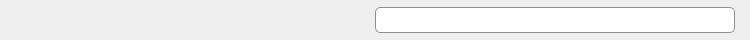
<?xml version="1.0" encoding="UTF-8"?>
<ui version="4.0">
 <class>AttributeCombobox</class>
 <widget class="QWidget" name="AttributeCombobox">
  <property name="geometry">
   <rect>
    <x>0</x>
    <y>0</y>
    <width>750</width>
    <height>40</height>
   </rect>
  </property>
  <property name="minimumSize">
   <size>
    <width>0</width>
    <height>40</height>
   </size>
  </property>
  <property name="maximumSize">
   <size>
    <width>16777215</width>
    <height>40</height>
   </size>
  </property>
  <layout class="QHBoxLayout" name="horizontalLayout_3">
   <property name="spacing">
    <number>10</number>
   </property>
   <property name="leftMargin">
    <number>15</number>
   </property>
   <property name="topMargin">
    <number>2</number>
   </property>
   <property name="rightMargin">
    <number>15</number>
   </property>
   <property name="bottomMargin">
    <number>2</number>
   </property>
   <item>
    <widget class="QLabel" name="num_attrib">
     <property name="minimumSize">
      <size>
       <width>50</width>
       <height>26</height>
      </size>
     </property>
     <property name="maximumSize">
      <size>
       <width>50</width>
       <height>26</height>
      </size>
     </property>
     <property name="font">
      <font>
       <family>Segoe UI</family>
       <pointsize>10</pointsize>
      </font>
     </property>
     <property name="alignment">
      <set>Qt::AlignCenter</set>
     </property>
    </widget>
   </item>
   <item>
    <widget class="QLabel" name="name_attrib">
     <property name="minimumSize">
      <size>
       <width>240</width>
       <height>26</height>
      </size>
     </property>
     <property name="maximumSize">
      <size>
       <width>240</width>
       <height>26</height>
      </size>
     </property>
     <property name="font">
      <font>
       <family>Segoe UI</family>
       <pointsize>10</pointsize>
       <weight>75</weight>
       <bold>true</bold>
      </font>
     </property>
    </widget>
   </item>
   <item>
    <widget class="QLabel" name="type_attrib">
     <property name="minimumSize">
      <size>
       <width>40</width>
       <height>26</height>
      </size>
     </property>
     <property name="maximumSize">
      <size>
       <width>40</width>
       <height>26</height>
      </size>
     </property>
     <property name="font">
      <font>
       <family>Segoe UI</family>
       <pointsize>9</pointsize>
       <weight>75</weight>
       <bold>true</bold>
      </font>
     </property>
     <property name="styleSheet">
      <string notr="true">QLabel{color: grey; }</string>
     </property>
     <property name="alignment">
      <set>Qt::AlignCenter</set>
     </property>
    </widget>
   </item>
   <item>
    <layout class="QHBoxLayout" name="combo_layer">
     <property name="spacing">
      <number>0</number>
     </property>
     <item>
      <widget class="QComboBox" name="value_attrib">
       <property name="minimumSize">
        <size>
         <width>100</width>
         <height>26</height>
        </size>
       </property>
       <property name="maximumSize">
        <size>
         <width>16777215</width>
         <height>26</height>
        </size>
       </property>
       <property name="font">
        <font>
         <family>Segoe UI</family>
         <pointsize>10</pointsize>
        </font>
       </property>
       <property name="focusPolicy">
        <enum>Qt::StrongFocus</enum>
       </property>
       <property name="styleSheet">
        <string notr="true">QComboBox { border: 1px solid #8f8f91; border-right-width: 0px; padding-right: 1px; border-top-left-radius:5px; border-bottom-left-radius:5px; padding-left: 5px; }
QComboBox::drop-down{width: 27px; padding-left: 1px; padding-right: 1px; background-color: #FFFFFF; }
QComboBox::drop-down:hover{border: 1px solid #8f8f91; border-top-width: 0px; border-bottom-width: 0px; padding: 0px; background-color: qlineargradient(spread:pad, x1:0, y1:0, x2:0, y2:1, stop:0 #F8F8F8, stop:1 #8FADCC); }
QComboBox::drop-down:pressed{border: 1px solid #8f8f91; border-top-width: 0px; border-bottom-width: 0px; padding: 0px; background-color: qlineargradient(spread:pad, x1:0, y1:0, x2:0, y2:1, stop:0 #8FADCC, stop:1 #F8F8F8); }
QComboBox::down-arrow {image: url(:/Images/spin_down.svg); width: 12px; height: 12px; }
QComboBox QAbstractItemView{background-color:#FFFFFF; }
QFontComboBox QAbstractItemView::item:hover {background: #BAD0E7; }</string>
       </property>
       <property name="editable">
        <bool>true</bool>
       </property>
      </widget>
     </item>
     <item>
      <widget class="QLabel" name="index_attrib">
       <property name="minimumSize">
        <size>
         <width>40</width>
         <height>26</height>
        </size>
       </property>
       <property name="maximumSize">
        <size>
         <width>40</width>
         <height>26</height>
        </size>
       </property>
       <property name="font">
        <font>
         <family>Segoe UI</family>
         <pointsize>9</pointsize>
         <weight>75</weight>
         <bold>true</bold>
        </font>
       </property>
       <property name="focusPolicy">
        <enum>Qt::NoFocus</enum>
       </property>
       <property name="toolTip">
        <string>Index de l'élément choisi</string>
       </property>
       <property name="styleSheet">
        <string notr="true">QLabel{border: 1px solid #8f8f91; border-left-width: 0px; padding-left: 1px; border-right-width: 0px; padding-right: 1px; color: grey; background-color:#FFFFFF; }</string>
       </property>
       <property name="alignment">
        <set>Qt::AlignCenter</set>
       </property>
      </widget>
     </item>
     <item>
      <widget class="QPushButton" name="lock_attrib">
       <property name="enabled">
        <bool>false</bool>
       </property>
       <property name="minimumSize">
        <size>
         <width>40</width>
         <height>26</height>
        </size>
       </property>
       <property name="maximumSize">
        <size>
         <width>40</width>
         <height>26</height>
        </size>
       </property>
       <property name="font">
        <font>
         <family>Segoe UI</family>
         <pointsize>10</pointsize>
        </font>
       </property>
       <property name="focusPolicy">
        <enum>Qt::NoFocus</enum>
       </property>
       <property name="toolTip">
        <string>Cette liste déroulante est éditable</string>
       </property>
       <property name="styleSheet">
        <string notr="true">QPushButton{border: 1px solid #8f8f91; border-left-width: 0px; padding-left: 1px;  border-top-right-radius: 5px ; border-bottom-right-radius: 5px; background-color:#FFFFFF; }</string>
       </property>
       <property name="icon">
        <iconset resource="../icones/icons.qrc">
         <normaloff>:/Images/attribute_editable.svg</normaloff>:/Images/attribute_editable.svg</iconset>
       </property>
       <property name="iconSize">
        <size>
         <width>16</width>
         <height>16</height>
        </size>
       </property>
       <property name="flat">
        <bool>true</bool>
       </property>
      </widget>
     </item>
    </layout>
   </item>
  </layout>
 </widget>
 <resources>
  <include location="../icones/icons.qrc"/>
 </resources>
 <connections/>
</ui>
